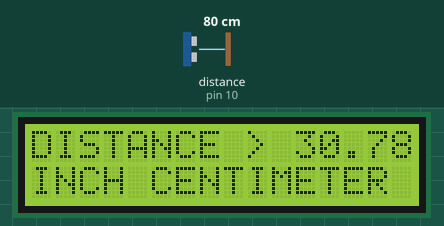
A sketch run on a simulated Arduino Uno, built with avr-gcc and run on an emulated ATmega328P. Shown: 16×2 character LCD. Wiring (inferred from the names in the program): ultrasonic range finder: trigger pin 9; echo pin 10. The test bench sets the inputs (shaded band); at power-on: distance to the obstacle (sensor on pin 10) 80 cm. The echo pulse lasts 58.3 µs per cm.

Above: at 1.2 s.
1.3 s: distance to the obstacle (sensor on pin 10) set to 2 cm
At 1.31 s:
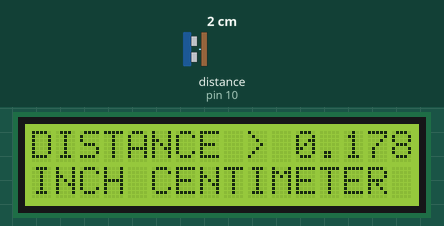
2.8 s: distance to the obstacle (sensor on pin 10) set to 4 cm
At 4.0 s:
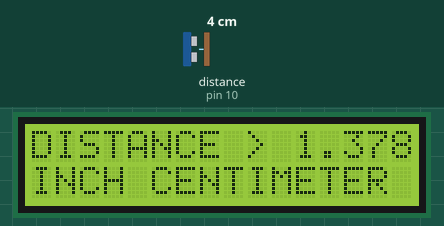
4.3 s: distance to the obstacle (sensor on pin 10) set to 9 cm
At 5.7 s:
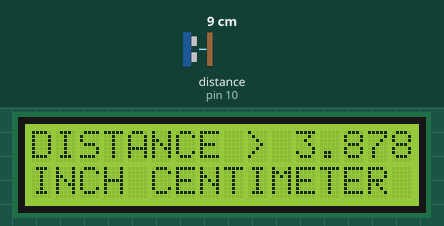

The sketch:

ance_With_Direct_Connect_Liquid_Crystal_Display_Arduino_code.ino
```cpp
/*
* Ultrasonic Sensor Distance With Direct Connect Liquid crystal display Arduino code
* by Nexample,
* https://youtu.be/yz-RFth49us
*/
#include <LiquidCrystal.h>
LiquidCrystal lcd(1, 2, 4, 5, 6, 7);
  const int trig = 9;
  const int echo = 10;
  long DRN;
  int DsCm, DsIn;
void setup() {
  lcd.  begin(16,2);
  pinMode(trig, OUTPUT);
  pinMode(echo, INPUT);
}
void loop() {
  digitalWrite(trig, LOW);
  delayMicroseconds(2);
  digitalWrite(trig, HIGH);
  delayMicroseconds(10);
  digitalWrite(trig, LOW);
  DRN = pulseIn(echo, HIGH);
  DsIn = DRN*0.0133/2;
  DsCm= DRN*0.034/2;
  lcd.setCursor(0,0);
  lcd.print("DISTANCE > ");
  lcd.print(DsIn);
  lcd.print('.');
  lcd.print(DsCm);
  lcd.setCursor(0,1);
  lcd.print("INCH CENTIMETER");
  delay(10);
}
```

Measured:
- after the input at 1.3 s, the display: changes at once (image 1)
- after the input at 2.8 s, the display: first differs from a run without the input at once (image 2)
- after the input at 4.3 s, the display: changes at once (image 3)
